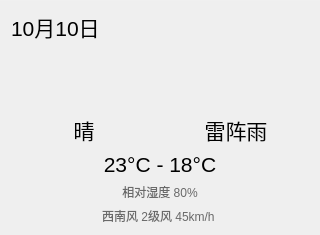
<?xml version="1.0" encoding="UTF-8"?>
<ui version="4.0">
 <class>Form</class>
 <widget class="QWidget" name="Form">
  <property name="geometry">
   <rect>
    <x>0</x>
    <y>0</y>
    <width>320</width>
    <height>235</height>
   </rect>
  </property>
  <property name="windowTitle">
   <string>Form</string>
  </property>
  <layout class="QHBoxLayout" name="horizontalLayout">
   <property name="leftMargin">
    <number>0</number>
   </property>
   <property name="topMargin">
    <number>0</number>
   </property>
   <property name="rightMargin">
    <number>0</number>
   </property>
   <property name="bottomMargin">
    <number>0</number>
   </property>
   <item>
    <widget class="QFrame" name="frame">
     <property name="styleSheet">
      <string notr="true">#frame {border-bottom: 0px solid #ccc; border-top:1px solid #F0F0F0;}

#ui_hum_label, #ui_wind_label{color:#696969}</string>
     </property>
     <property name="frameShape">
      <enum>QFrame::StyledPanel</enum>
     </property>
     <property name="frameShadow">
      <enum>QFrame::Raised</enum>
     </property>
     <layout class="QGridLayout" name="gridLayout">
      <property name="leftMargin">
       <number>10</number>
      </property>
      <property name="topMargin">
       <number>10</number>
      </property>
      <property name="rightMargin">
       <number>10</number>
      </property>
      <property name="bottomMargin">
       <number>10</number>
      </property>
      <item row="5" column="0" colspan="2">
       <widget class="QLabel" name="ui_wind_label">
        <property name="sizePolicy">
         <sizepolicy hsizetype="Preferred" vsizetype="Maximum">
          <horstretch>0</horstretch>
          <verstretch>0</verstretch>
         </sizepolicy>
        </property>
        <property name="text">
         <string>西南风 2级风 45km/h </string>
        </property>
        <property name="alignment">
         <set>Qt::AlignCenter</set>
        </property>
       </widget>
      </item>
      <item row="3" column="0" colspan="2">
       <widget class="QLabel" name="ui_temp_label">
        <property name="sizePolicy">
         <sizepolicy hsizetype="Preferred" vsizetype="Maximum">
          <horstretch>0</horstretch>
          <verstretch>0</verstretch>
         </sizepolicy>
        </property>
        <property name="font">
         <font>
          <pointsize>16</pointsize>
         </font>
        </property>
        <property name="text">
         <string>23°C - 18°C</string>
        </property>
        <property name="alignment">
         <set>Qt::AlignCenter</set>
        </property>
       </widget>
      </item>
      <item row="1" column="1">
       <widget class="QLabel" name="ui_night_img">
        <property name="sizePolicy">
         <sizepolicy hsizetype="Preferred" vsizetype="Expanding">
          <horstretch>0</horstretch>
          <verstretch>0</verstretch>
         </sizepolicy>
        </property>
        <property name="text">
         <string/>
        </property>
        <property name="pixmap">
         <pixmap resource="../img.qrc">:/img/img/11@2x.png</pixmap>
        </property>
        <property name="alignment">
         <set>Qt::AlignCenter</set>
        </property>
       </widget>
      </item>
      <item row="0" column="0" colspan="2">
       <widget class="QLabel" name="ui_time_label">
        <property name="sizePolicy">
         <sizepolicy hsizetype="Preferred" vsizetype="Maximum">
          <horstretch>0</horstretch>
          <verstretch>0</verstretch>
         </sizepolicy>
        </property>
        <property name="font">
         <font>
          <pointsize>16</pointsize>
         </font>
        </property>
        <property name="text">
         <string>10月10日</string>
        </property>
        <property name="alignment">
         <set>Qt::AlignLeading|Qt::AlignLeft|Qt::AlignVCenter</set>
        </property>
       </widget>
      </item>
      <item row="1" column="0">
       <widget class="QLabel" name="ui_day_img">
        <property name="sizePolicy">
         <sizepolicy hsizetype="Preferred" vsizetype="Expanding">
          <horstretch>0</horstretch>
          <verstretch>0</verstretch>
         </sizepolicy>
        </property>
        <property name="text">
         <string/>
        </property>
        <property name="pixmap">
         <pixmap resource="../img.qrc">:/img/img/0@2x.png</pixmap>
        </property>
        <property name="alignment">
         <set>Qt::AlignCenter</set>
        </property>
       </widget>
      </item>
      <item row="2" column="0">
       <widget class="QLabel" name="ui_day_label">
        <property name="sizePolicy">
         <sizepolicy hsizetype="Preferred" vsizetype="Maximum">
          <horstretch>0</horstretch>
          <verstretch>0</verstretch>
         </sizepolicy>
        </property>
        <property name="font">
         <font>
          <pointsize>16</pointsize>
         </font>
        </property>
        <property name="text">
         <string>晴</string>
        </property>
        <property name="alignment">
         <set>Qt::AlignCenter</set>
        </property>
       </widget>
      </item>
      <item row="2" column="1">
       <widget class="QLabel" name="ui_night_lable">
        <property name="sizePolicy">
         <sizepolicy hsizetype="Preferred" vsizetype="Maximum">
          <horstretch>0</horstretch>
          <verstretch>0</verstretch>
         </sizepolicy>
        </property>
        <property name="font">
         <font>
          <pointsize>16</pointsize>
         </font>
        </property>
        <property name="text">
         <string>雷阵雨</string>
        </property>
        <property name="alignment">
         <set>Qt::AlignCenter</set>
        </property>
       </widget>
      </item>
      <item row="4" column="0" colspan="2">
       <widget class="QLabel" name="ui_hum_label">
        <property name="sizePolicy">
         <sizepolicy hsizetype="Preferred" vsizetype="Maximum">
          <horstretch>0</horstretch>
          <verstretch>0</verstretch>
         </sizepolicy>
        </property>
        <property name="text">
         <string>相对湿度 80%</string>
        </property>
        <property name="alignment">
         <set>Qt::AlignCenter</set>
        </property>
       </widget>
      </item>
     </layout>
    </widget>
   </item>
  </layout>
 </widget>
 <resources>
  <include location="../img.qrc"/>
 </resources>
 <connections/>
</ui>
